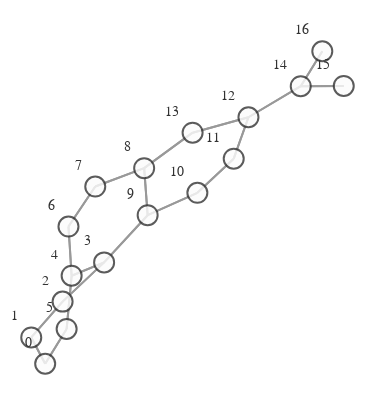

The code cell stored with this chart in its notebook:
### Markdown cell above
# VISUALIZATION

### Code cell
def create_graph(graph):
    g = to_networkx(graph)
    pos = nx.spring_layout(g)
    vis = GraphVisualization(
        g,
        pos,
        node_text_position="top left",
        node_size=20,
    )
    fig = vis.create_figure()
    return fig


fig = create_graph(dataset[0])
fig.show()

### Figure 1 — Plotly figure (JSON) as saved in the notebook; plotly's stock layout.template omitted (floating-point values rounded to 4 significant figures)
{"data": [{"hoverinfo": "none", "line": {"color": "#808080", "width": 2}, "mode": "lines", "opacity": 0.8, "type": "scatter", "x": [-0.6022, -0.677, null, -0.6022, -0.4871, null, -0.677, -0.6022, null, -0.677, -0.5088, null, -0.5088, -0.677, null, -0.5088, -0.286, null, -0.286, -0.5088, null, -0.286, -0.4603, null, -0.286, -0.05233, null, -0.4603, -0.286, null, -0.4603, -0.4871, null, -0.4603, -0.4772, null, -0.4871, -0.6022, null, -0.4871, -0.4603, null, -0.4772, -0.4603, null, -0.4772, -0.3335, null, -0.3335, -0.4772, null, -0.3335, -0.0711, null, -0.0711, -0.3335, null, -0.0711, -0.05233, null, -0.0711, 0.1888, null, -0.05233, -0.286, null, -0.05233, -0.0711, null, -0.05233, 0.2145, null, 0.2145, -0.05233, null, 0.2145, 0.4095, null, 0.4095, 0.2145, null, 0.4095, 0.4887, null, 0.4887, 0.4095, null, 0.4887, 0.1888, null, 0.4887, 0.7692, null, 0.1888, -0.0711, null, 0.1888, 0.4887, null, 0.7692, 0.4887, null, 0.7692, 1, null, 0.7692, 0.8849, null, 1, 0.7692, null, 0.8849, 0.7692, null], "y": [-0.9108, -0.7594, null, -0.9108, -0.7107, null, -0.7594, -0.9108, null, -0.7594, -0.5535, null, -0.5535, -0.7594, null, -0.5535, -0.3279, null, -0.3279, -0.5535, null, -0.3279, -0.4046, null, -0.3279, -0.05665, null, -0.4046, -0.3279, null, -0.4046, -0.7107, null, -0.4046, -0.1217, null, -0.7107, -0.9108, null, -0.7107, -0.4046, null, -0.1217, -0.4046, null, -0.1217, 0.1082, null, 0.1082, -0.1217, null, 0.1082, 0.2138, null, 0.2138, 0.1082, null, 0.2138, -0.05665, null, 0.2138, 0.418, null, -0.05665, -0.3279, null, -0.05665, 0.2138, null, -0.05665, 0.07199, null, 0.07199, -0.05665, null, 0.07199, 0.2686, null, 0.2686, 0.07199, null, 0.2686, 0.5067, null, 0.5067, 0.2686, null, 0.5067, 0.418, null, 0.5067, 0.6851, null, 0.418, 0.2138, null, 0.418, 0.5067, null, 0.6851, 0.5067, null, 0.6851, 0.6867, null, 0.6851, 0.8862, null, 0.6867, 0.6851, null, 0.8862, 0.6851, null]}, {"hoverinfo": "text", "marker": {"color": "#fcfcfc", "colorbar": {"thickness": 15, "title": {"side": "right", "text": ""}, "xanchor": "left"}, "colorscale": [[0, "rgb(255,255,217)"], [0.125, "rgb(237,248,177)"], [0.25, "rgb(199,233,180)"], [0.375, "rgb(127,205,187)"], [0.5, "rgb(65,182,196)"], [0.625, "rgb(29,145,192)"], [0.75, "rgb(34,94,168)"], [0.875, "rgb(37,52,148)"], [1, "rgb(8,29,88)"]], "line": {"color": "#333333", "width": 2}, "reversescale": false, "showscale": false, "size": 20}, "mode": "markers+text", "opacity": 0.8, "text": ["0", "1", "2", "3", "4", "5", "6", "7", "8", "9", "10", "11", "12", "13", "14", "15", "16"], "textfont": {"color": "#000000", "family": "Arial", "size": 14}, "textposition": "top left", "type": "scatter", "x": [-0.6022, -0.677, -0.5088, -0.286, -0.4603, -0.4871, -0.4772, -0.3335, -0.0711, -0.05233, 0.2145, 0.4095, 0.4887, 0.1888, 0.7692, 1, 0.8849], "y": [-0.9108, -0.7594, -0.5535, -0.3279, -0.4046, -0.7107, -0.1217, 0.1082, 0.2138, -0.05665, 0.07199, 0.2686, 0.5067, 0.418, 0.6851, 0.6867, 0.8862]}], "layout": {"autosize": false, "height": 400, "hovermode": "closest", "margin": {"b": 5, "l": 0, "r": 0, "t": 20}, "paper_bgcolor": "rgba(255,255,255,255)", "plot_bgcolor": "rgba(0,0,0,0)", "scene": {"xaxis": {"autorange": true, "showgrid": false, "showline": false, "showticklabels": false, "ticks": "", "visible": false, "zeroline": false}, "yaxis": {"autorange": true, "showgrid": false, "showline": false, "showticklabels": false, "ticks": "", "visible": false, "zeroline": false}, "zaxis": {"autorange": true, "showgrid": false, "showline": false, "showticklabels": false, "ticks": "", "visible": false, "zeroline": false}}, "showlegend": false, "title": {"font": {"size": 16}, "text": ""}, "width": 375, "xaxis": {"autorange": true, "showgrid": false, "showline": false, "showticklabels": false, "ticks": "", "visible": false, "zeroline": false}, "yaxis": {"autorange": true, "showgrid": false, "showline": false, "showticklabels": false, "ticks": "", "visible": false, "zeroline": false}}}
